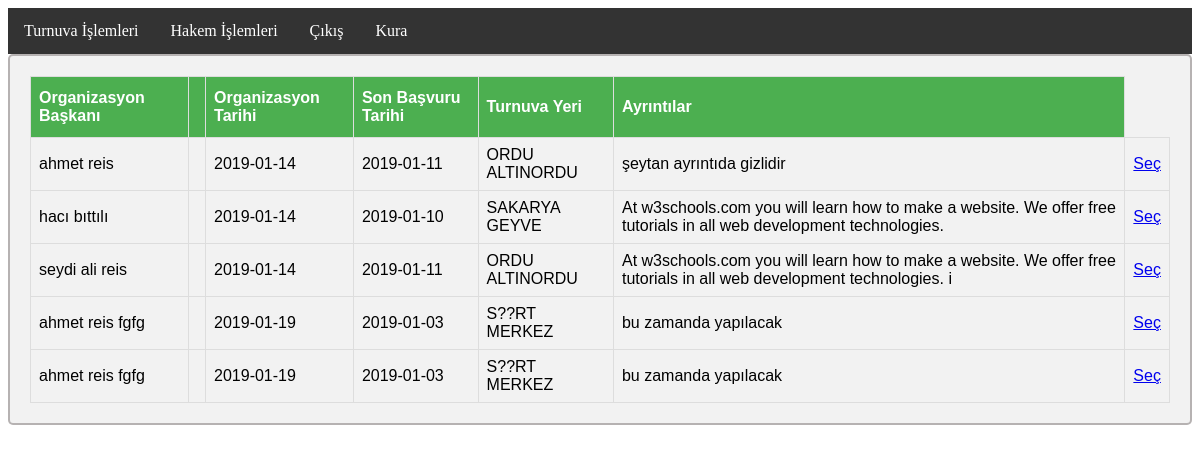
Screenshot of /admin/kura/kuraCek.php (signed in) with the database file from the repository.
### tables this page shows
CREATE TABLE `turnuva` (
  `turnuvaId` int(11) NOT NULL,
  `tar` date DEFAULT NULL,
  `sonBasTar` date DEFAULT NULL,
  `yoneticiId` int(11) DEFAULT NULL,
  `ilceId` int(11) DEFAULT NULL,
  `orgBaskan` varchar(50) DEFAULT NULL,
  `reglaman` text,
  `yetkiliKisi` varchar(50) DEFAULT NULL,
  `iletisim` varchar(50) DEFAULT NULL
);

CREATE TABLE `il` (
  `ilId` int(11) NOT NULL,
  `ilAd` varchar(50) DEFAULT NULL
);

CREATE TABLE `ilce` (
  `ilceId` int(11) NOT NULL,
  `ilId` int(11) DEFAULT NULL,
  `ilceAd` varchar(50) DEFAULT NULL
);

### admin/kura/kuraCek.php (the view)
<?php
include "../../bag.php";
include "../include.php";
?>
<div>
<table>
<tr><th>Organizasyon Başkanı<th><th>Organizasyon Tarihi</th><th>Son Başvuru Tarihi</th><th>Turnuva Yeri</th><th>Ayrıntılar</th></tr>
<?php
$sql="select turnuva.turnuvaId,turnuva.orgBaskan,turnuva.tar,turnuva.sonBasTar,il.ilAd,ilce.ilceAd,turnuva.reglaman from turnuva,il,ilce where turnuva.ilceId=ilce.ilceId and ilce.ilId=il.ilId and turnuva.sonBasTar<NOW() and turnuva.tar>NOW()";
$result = $conn->query($sql);
 while($row = $result->fetch_assoc()) {
		echo	"<tr><td>".$row["orgBaskan"]."</td><td></td><td>".$row["tar"]."</td><td>".$row["sonBasTar"]."</td><td>".$row["ilAd"]." ".$row["ilceAd"]."</td><td>".$row["reglaman"]."</td><td><a href=".$base_url."/admin/kura/kuraCeki.php?tur=".$row["turnuvaId"].">Seç</a></td></tr>";
    }
?>
</table>
</div>

### bag.php (shortened to what this page needs)
<?php
$base_url="http://127.0.0.1:8080/spor";
echo '<head><link rel="stylesheet" type="text/css" href="'.$base_url.'/style.css"></head>';
?>

### admin/include.php (shortened to what this page needs)
<head>
</head>
<html>
<ul>
  <li><a href=<?php echo $base_url."/admin";?>>Turnuva İşlemleri</a></li>
  <li><a href=<?php echo $base_url."/admin/hakem";?>>Hakem İşlemleri</a></li>
  <li><a href=<?php echo $base_url."/admin/cikis.php";?>>Çıkış</a></li>
  <li><a href=<?php echo $base_url."/admin/kura"?>>Kura</a></li>
</ul>
<html>

### style.css (style rules this page uses)
div { background-color: #e6ffff; border: 2px solid #2d1f1f4d; }
table { font-family: "Trebuchet MS", Arial, Helvetica, sans-serif; border-collapse: collapse; width: 100%; }
table td, th { border: 1px solid #ddd; padding: 8px; }
table tr:nth-child(even) { background-color: #f2f2f2; }
table th { padding-top: 12px; padding-bottom: 12px; text-align: left; background-color: #4CAF50; color: white; }
div { border-radius: 5px; background-color: #f2f2f2; padding: 20px; }
ul { list-style-type: none; margin: 0; padding: 0; overflow: hidden; background-color: #333; }
li { float: left; }
li a { display: block; color: white; text-align: center; padding: 14px 16px; text-decoration: none; }

### rows the page displays
turnuva: orgBaskan "ahmet reis", tar "2019-01-14", sonBasTar "2019-01-11", il.ilAd "ORDU", ilceId.ilceAd "ALTINORDU", reglaman "şeytan ayrıntıda gizlidir"
turnuva: orgBaskan "hacı bıttılı", tar "2019-01-14", sonBasTar "2019-01-10", il.ilAd "SAKARYA", ilceId.ilceAd "GEYVE", reglaman "At w3schools.com you will learn how to make a website. We offer free tutorials in all web development technologies."
turnuva: orgBaskan "seydi ali reis", tar "2019-01-14", sonBasTar "2019-01-11", il.ilAd "ORDU", ilceId.ilceAd "ALTINORDU", reglaman "At w3schools.com you will learn how to make a website. We offer free tutorials in all web development technologies. i"
turnuva: orgBaskan "ahmet reis fgfg", tar "2019-01-19", sonBasTar "2019-01-03", il.ilAd "S??RT", ilceId.ilceAd "MERKEZ", reglaman "bu zamanda yapılacak"
turnuva: orgBaskan "ahmet reis fgfg", tar "2019-01-19", sonBasTar "2019-01-03", il.ilAd "S??RT", ilceId.ilceAd "MERKEZ", reglaman "bu zamanda yapılacak"
